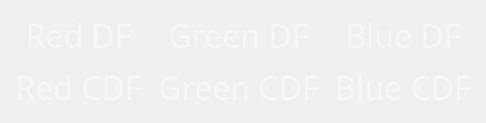
      <widget class="QWidget" name="histogramTab">
       <attribute name="title">
        <string>Histogram</string>
       </attribute>
       <layout class="QGridLayout" name="gridLayout_14">
        <property name="leftMargin">
         <number>10</number>
        </property>
        <property name="topMargin">
         <number>15</number>
        </property>
        <property name="rightMargin">
         <number>10</number>
        </property>
        <property name="bottomMargin">
         <number>10</number>
        </property>
        <item row="0" column="0">
         <layout class="QVBoxLayout" name="verticalLayout_22">
          <property name="leftMargin">
           <number>5</number>
          </property>
          <property name="rightMargin">
           <number>5</number>
          </property>
          <item>
           <widget class="QLabel" name="redDF_label">
            <property name="maximumSize">
             <size>
              <width>16777215</width>
              <height>40</height>
             </size>
            </property>
            <property name="font">
             <font>
              <family>Impact</family>
              <pointsize>24</pointsize>
              <bold>false</bold>
             </font>
            </property>
            <property name="styleSheet">
             <string notr="true">QLabel{
	color: rgb(247, 247, 247);
	background-color: rgba(74, 74, 74, 0);
	border:none;
}</string>
            </property>
            <property name="text">
             <string>Red DF</string>
            </property>
            <property name="textFormat">
             <enum>Qt::AutoText</enum>
            </property>
            <property name="alignment">
             <set>Qt::AlignCenter</set>
            </property>
           </widget>
          </item>
          <item>
           <widget class="PlotWidget" name="redDF_widget" native="true">
            <property name="styleSheet">
             <string notr="true">	border: 4px solid #1f1c4e;
	padding: -2px 3px;</string>
            </property>
           </widget>
          </item>
         </layout>
        </item>
        <item row="0" column="1">
         <layout class="QVBoxLayout" name="verticalLayout_23">
          <property name="leftMargin">
           <number>5</number>
          </property>
          <property name="rightMargin">
           <number>5</number>
          </property>
          <property name="bottomMargin">
           <number>0</number>
          </property>
          <item>
           <widget class="QLabel" name="greenDF_label">
            <property name="maximumSize">
             <size>
              <width>16777215</width>
              <height>40</height>
             </size>
            </property>
            <property name="font">
             <font>
              <family>Impact</family>
              <pointsize>24</pointsize>
              <bold>false</bold>
             </font>
            </property>
            <property name="styleSheet">
             <string notr="true">QLabel{
	color: rgb(247, 247, 247);
	background-color: rgba(74, 74, 74, 0);
	border:none;
}</string>
            </property>
            <property name="text">
             <string>Green DF</string>
            </property>
            <property name="textFormat">
             <enum>Qt::AutoText</enum>
            </property>
            <property name="alignment">
             <set>Qt::AlignCenter</set>
            </property>
           </widget>
          </item>
          <item>
           <widget class="PlotWidget" name="greenDF_widget" native="true">
            <property name="styleSheet">
             <string notr="true">	border: 4px solid #1f1c4e;
	padding: -2px 3px;</string>
            </property>
           </widget>
          </item>
         </layout>
        </item>
        <item row="0" column="2">
         <layout class="QVBoxLayout" name="verticalLayout_28">
          <property name="leftMargin">
           <number>5</number>
          </property>
          <property name="rightMargin">
           <number>5</number>
          </property>
          <property name="bottomMargin">
           <number>0</number>
          </property>
          <item>
           <widget class="QLabel" name="blueDF_label">
            <property name="maximumSize">
             <size>
              <width>16777215</width>
              <height>40</height>
             </size>
            </property>
            <property name="font">
             <font>
              <family>Impact</family>
              <pointsize>24</pointsize>
              <bold>false</bold>
             </font>
            </property>
            <property name="styleSheet">
             <string notr="true">QLabel{
	color: rgb(247, 247, 247);
	background-color: rgba(74, 74, 74, 0);
	border:none;
}</string>
            </property>
            <property name="text">
             <string>Blue DF</string>
            </property>
            <property name="textFormat">
             <enum>Qt::AutoText</enum>
            </property>
            <property name="alignment">
             <set>Qt::AlignCenter</set>
            </property>
           </widget>
          </item>
          <item>
           <widget class="PlotWidget" name="blueDF_widget" native="true">
            <property name="styleSheet">
             <string notr="true">	border: 4px solid #1f1c4e;
	padding: -2px 3px;</string>
            </property>
           </widget>
          </item>
         </layout>
        </item>
        <item row="1" column="0">
         <layout class="QVBoxLayout" name="verticalLayout_30">
          <property name="leftMargin">
           <number>5</number>
          </property>
          <property name="rightMargin">
           <number>5</number>
          </property>
          <property name="bottomMargin">
           <number>0</number>
          </property>
          <item>
           <widget class="QLabel" name="redCDF_label">
            <property name="maximumSize">
             <size>
              <width>16777215</width>
              <height>40</height>
             </size>
            </property>
            <property name="font">
             <font>
              <family>Impact</family>
              <pointsize>24</pointsize>
              <bold>false</bold>
             </font>
            </property>
            <property name="styleSheet">
             <string notr="true">QLabel{
	color: rgb(247, 247, 247);
	background-color: rgba(74, 74, 74, 0);
	border:none;
}</string>
            </property>
            <property name="text">
             <string>Red CDF</string>
            </property>
            <property name="textFormat">
             <enum>Qt::AutoText</enum>
            </property>
            <property name="alignment">
             <set>Qt::AlignCenter</set>
            </property>
           </widget>
          </item>
          <item>
           <widget class="PlotWidget" name="redCDF_widget" native="true">
            <property name="styleSheet">
             <string notr="true">	border: 4px solid #1f1c4e;
	padding: -2px 3px;</string>
            </property>
           </widget>
          </item>
         </layout>
        </item>
        <item row="1" column="1">
         <layout class="QVBoxLayout" name="verticalLayout_31">
          <property name="leftMargin">
           <number>5</number>
          </property>
          <property name="rightMargin">
           <number>5</number>
          </property>
          <property name="bottomMargin">
           <number>0</number>
          </property>
          <item>
           <widget class="QLabel" name="greenCDF_label">
            <property name="maximumSize">
             <size>
              <width>16777215</width>
              <height>40</height>
             </size>
            </property>
            <property name="font">
             <font>
              <family>Impact</family>
              <pointsize>24</pointsize>
              <bold>false</bold>
             </font>
            </property>
            <property name="styleSheet">
             <string notr="true">QLabel{
	color: rgb(247, 247, 247);
	background-color: rgba(74, 74, 74, 0);
	border:none;
}</string>
            </property>
            <property name="text">
             <string>Green CDF</string>
            </property>
            <property name="textFormat">
             <enum>Qt::AutoText</enum>
            </property>
            <property name="alignment">
             <set>Qt::AlignCenter</set>
            </property>
           </widget>
          </item>
          <item>
           <widget class="PlotWidget" name="greenCDF_widget" native="true">
            <property name="styleSheet">
             <string notr="true">	border: 4px solid #1f1c4e;
	padding: -2px 3px;</string>
            </property>
           </widget>
          </item>
         </layout>
        </item>
        <item row="1" column="2">
         <layout class="QVBoxLayout" name="verticalLayout_32">
          <property name="leftMargin">
           <number>5</number>
          </property>
          <property name="rightMargin">
           <number>5</number>
          </property>
          <property name="bottomMargin">
           <number>0</number>
          </property>
          <item>
           <widget class="QLabel" name="blueCDF_label">
            <property name="maximumSize">
             <size>
              <width>16777215</width>
              <height>40</height>
             </size>
            </property>
            <property name="font">
             <font>
              <family>Impact</family>
              <pointsize>24</pointsize>
              <bold>false</bold>
             </font>
            </property>
            <property name="styleSheet">
             <string notr="true">QLabel{
	color: rgb(247, 247, 247);
	background-color: rgba(74, 74, 74, 0);
	border:none;
}</string>
            </property>
            <property name="text">
             <string>Blue CDF</string>
            </property>
            <property name="textFormat">
             <enum>Qt::AutoText</enum>
            </property>
            <property name="alignment">
             <set>Qt::AlignCenter</set>
            </property>
           </widget>
          </item>
          <item>
           <widget class="PlotWidget" name="blueCDF_widget" native="true">
            <property name="styleSheet">
             <string notr="true">	border: 4px solid #1f1c4e;
	padding: -2px 3px;</string>
            </property>
           </widget>
          </item>
         </layout>
        </item>
       </layout>
      </widget>
